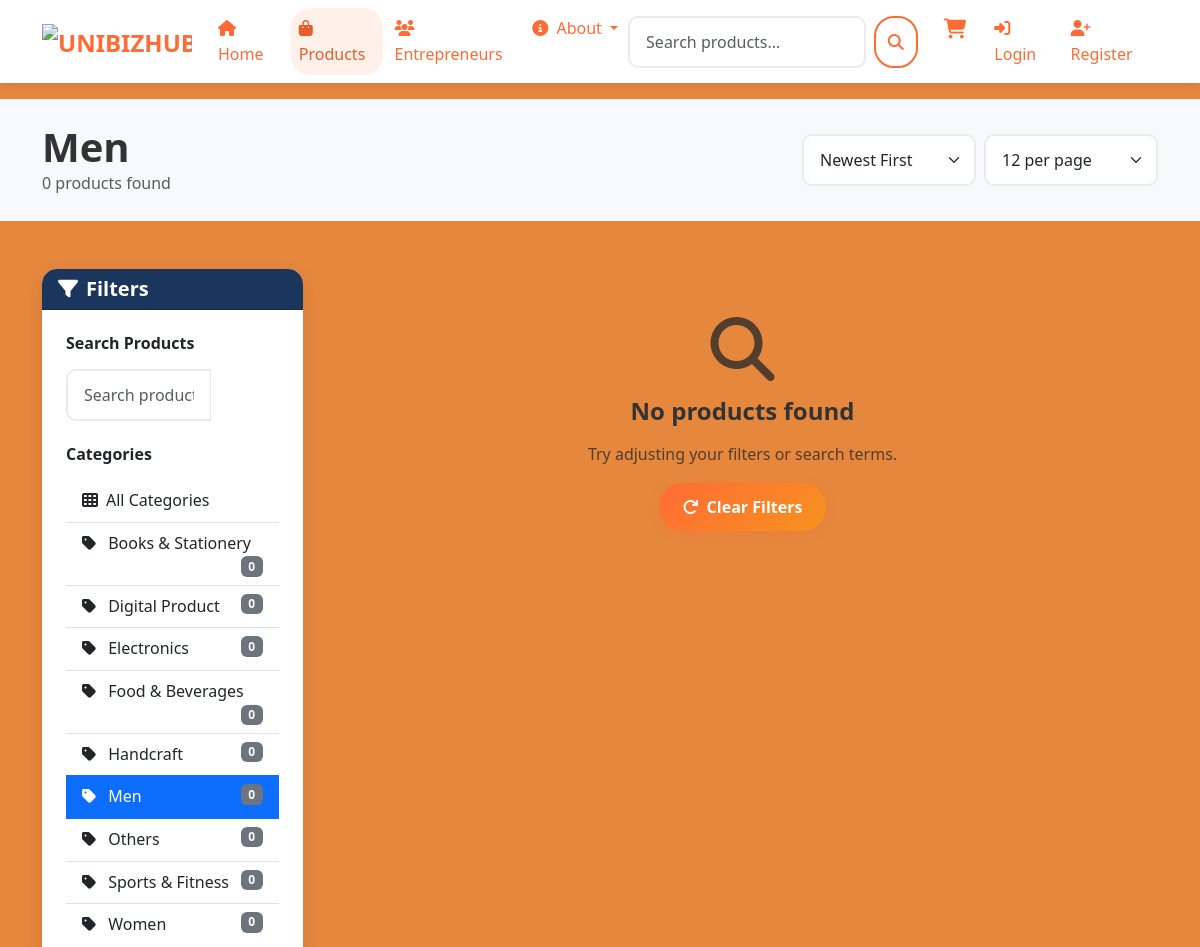
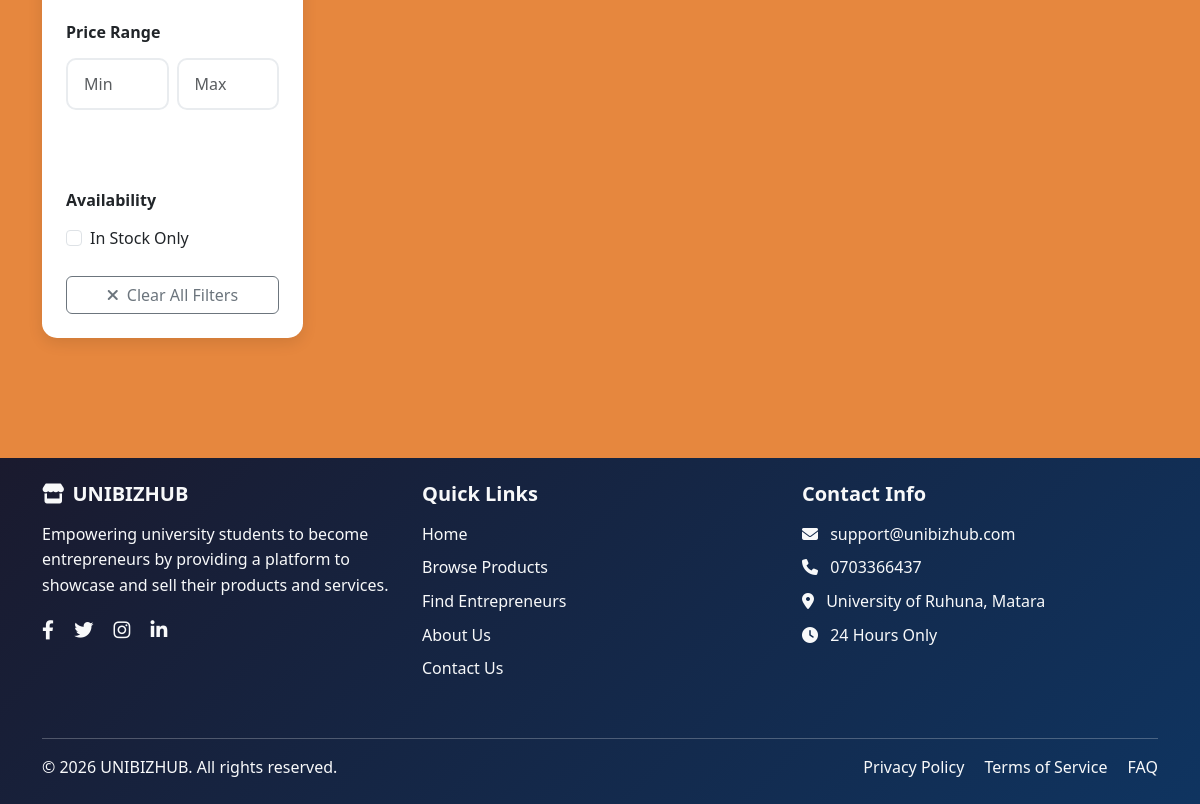
Screenshot of /products.php?category=1 with the database file from the repository (2 pictures, top to bottom).
### tables this page shows
CREATE TABLE categories (
    category_id INT AUTO_INCREMENT PRIMARY KEY,
    category_name VARCHAR(100) NOT NULL UNIQUE,
    description TEXT,
    created_at TIMESTAMP DEFAULT CURRENT_TIMESTAMP
);

### db_connect.php (called while the page is built, shortened)
<?php
$conn = new mysqli(DB_HOST, DB_USER, DB_PASS, DB_NAME);
$conn->set_charset("utf8mb4");
function getAllCategories() {
    global $conn;
    $sql = "SELECT * FROM categories ORDER BY category_name";
    $result = $conn->query($sql);
    $categories = [];
    while ($row = $result->fetch_assoc()) {
        $categories[] = $row;
    }
    return $categories;
}
function countProducts($category_id = null, $search = '') {
    global $conn;
    $sql = "SELECT COUNT(*) as total
            FROM products p
            JOIN shops s ON p.shop_id = s.shop_id
            WHERE p.status = 'Active' AND s.status = 'Active'";
    if ($category_id) {
        $sql .= " AND p.category_id = ?";
    }
    $stmt = $conn->prepare($sql);
    $params = [];
    $types = '';
    if ($category_id) {
        $params[] = $category_id;
        $types .= 'i';
    }
    if (!empty($params)) {
        $stmt->bind_param($types, ...$params);
    }
    $stmt->execute();
    $result = $stmt->get_result();
    $row = $result->fetch_assoc();
    return $row['total'];
}
?>

### products.php (the view, shortened to what this page needs)
<?php
require_once 'db_connect.php';
$page = isset($_GET['page']) ? (int)$_GET['page'] : 1;
$limit = 12;
$offset = ($page - 1) * $limit;
$category_id = isset($_GET['category']) ? (int)$_GET['category'] : null;
$search = isset($_GET['search']) ? sanitize($_GET['search']) : '';
$categories = getAllCategories();
$products = getProducts($limit, $offset, $category_id, $search);
$total_products = countProducts($category_id, $search);
$current_category = null;
if ($category_id) {
    foreach ($categories as $cat) {
        if ($cat['category_id'] == $category_id) {
            $current_category = $cat['category_name'];
            break;
        }
    }
}
?>
<?php include 'header.php'; ?>
<section class="bg-light py-4">
    <div class="container">
        <div class="row align-items-center">
            <div class="col-md-8">
                <h1 class="fw-bold mb-0">
                    <?php if ($current_category): ?>
                        <?php echo htmlspecialchars($current_category); ?>
                    <?php elseif ($search): ?>
                        Search Results: "<?php echo htmlspecialchars($search); ?>"
                    <?php else: ?>
                        All Products
                    <?php endif; ?>
                </h1>
                <p class="text-muted mb-0">
                    <?php echo number_format($total_products); ?> products found
                </p>
            </div>
            <div class="col-md-4">
                <div class="d-flex gap-2 justify-content-md-end mt-3 mt-md-0">
                    <select class="form-select" id="sortSelect">
                        <option value="newest">Newest First</option>
                    </select>
                    <select class="form-select" id="limitSelect">
                        <option value="12">12 per page</option>
                    </select>
                </div>
            </div>
        </div>
    </div>
</section>
<section class="py-5">
    <div class="container">
        <div class="row">
            <div class="col-lg-3 mb-4">
                <div class="card sticky-top" style="top: 100px;">
                    <div class="card-header bg-primary text-white">
                        <h5 class="mb-0"><i class="fas fa-filter me-2"></i>Filters</h5>
                    </div>
                    <div class="card-body">
                        <div class="mb-4">
                            <h6 class="mb-3">Search Products</h6>
                            <form method="GET" action="products.php">
                                <div class="input-group">
                                    <input type="text" class="form-control" name="search"
                                           value="<?php echo htmlspecialchars($search); ?>"
                                           placeholder="Search products...">
                                    <button class="btn btn-outline-primary" type="submit">
                                        <i class="fas fa-search"></i>
                                    </button>
                                </div>
                            </form>
                        </div>
                        <div class="mb-4">
                            <h6 class="mb-3">Categories</h6>
                            <div class="list-group list-group-flush">
                                <a href="products.php"
                                   class="list-group-item list-group-item-action <?php echo !$category_id ? 'active' : ''; ?>">
                                    <i class="fas fa-th me-2"></i>All Categories
                                </a>
                                <?php foreach ($categories as $category): ?>
                                    <a href="products.php?category=<?php echo $category['category_id']; ?>"
                                       class="list-group-item list-group-item-action <?php echo $category_id == $category['category_id'] ? 'active' : ''; ?>">
                                        <i class="fas fa-tag me-2"></i>
                                        <?php echo htmlspecialchars($category['category_name']); ?>
                                        <span class="badge bg-secondary float-end">
                                            <?php
                                            $cat_count = countProducts($category['category_id']);
                                            echo $cat_count;
                                            ?>
                                        </span>
                                    </a>
                                <?php endforeach; ?>
                            </div>
                        </div>
                        <div class="mb-4">
                            <h6 class="mb-3">Price Range</h6>
                            <form method="GET" action="products.php">
                                <div class="row g-2">
                                    <div class="col-6">
                                        <input type="number" class="form-control" name="min_price"
                                               placeholder="Min" min="0" step="0.01">
                                    </div>
                                    <div class="col-6">
                                        <input type="number" class="form-control" name="max_price"
                                               placeholder="Max" min="0" step="0.01">
                                    </div>
                                </div>
                                <button type="submit" class="btn btn-sm btn-outline-primary mt-2 w-100">
                                </button>
                            </form>
                        </div>
                        <div class="mb-4">
                            <h6 class="mb-3">Availability</h6>
                            <div class="form-check">
                                <input class="form-check-input" type="checkbox" id="inStockOnly">
                                <label class="form-check-label" for="inStockOnly">
                                    In Stock Only
                                </label>
                            </div>
                        </div>
                        <div class="d-grid">
                            <a href="products.php" class="btn btn-outline-secondary">
                                <i class="fas fa-times me-2"></i>Clear All Filters
                            </a>
                        </div>
                    </div>
                </div>
            </div>
            <div class="col-lg-9">
                <?php if (empty($products)): ?>
                    <div class="text-center py-5">
                        <i class="fas fa-search fa-4x text-muted mb-3"></i>
                        <h4>No products found</h4>
                        <p class="text-muted">
                            <?php if ($search || $category_id): ?>
                                Try adjusting your filters or search terms.
                            <?php else: ?>
                                No products are available at the moment. Check back soon!
                            <?php endif; ?>
                        </p>
                        <a href="products.php" class="btn btn-primary">
                            <i class="fas fa-redo me-2"></i>Clear Filters
                        </a>
                    </div>
                <?php endif; ?>
            </div>
        </div>
    </div>
</section>
<?php include 'footer.php'; ?>

### style.css (style rules this page uses)
.bg-primary { background-color: #1a365d !important; }
:root { --primary-color: #ff6b35; --secondary-color: #f7931e; --accent-color: #e85d2a; --success-color: #28a745; --warning-color: #ffc107; --danger-color: #dc3545; --light-color: #f8f9fa; --dark-color: #343a40; --orange-gradient: linear-gradient(135deg, #ff6b35 0%, #f7931e 100%); --dark-gradient: linear-gradient(135deg, #1a1a2e 0%, #0f3460 100%); }
body { font-family: 'Segoe UI', Tahoma, Geneva, Verdana, sans-serif; line-height: 1.6; color: #333; background-color: #e6873e; }
h1, h2, h3, h4, h5, h6 { font-weight: 600; margin-bottom: 1rem; }
h1 { font-size: 2.5rem; font-weight: 700; }
.btn-primary { background: var(--orange-gradient); border: none; color: white; font-weight: 600; padding: 0.75rem 1.5rem; border-radius: 50px; transition: all 0.3s ease; box-shadow: 0 2px 10px rgba(255, 107, 53, 0.3); }
.btn-outline-primary { border: 2px solid white; color: white; font-weight: 600; padding: 0.75rem 1.5rem; border-radius: 50px; transition: all 0.3s ease; }
.card { border: none; border-radius: 15px; box-shadow: 0 5px 15px rgba(0,0,0,0.1); transition: all 0.3s ease; overflow: hidden; }
.card-body { padding: 1.5rem; }
.form-control { border: 2px solid #e9ecef; border-radius: 10px; padding: 0.75rem 1rem; font-size: 1rem; transition: all 0.3s ease; }
.form-select { border: 2px solid #e9ecef; border-radius: 10px; padding: 0.75rem 1rem; font-size: 1rem; }

### rows the page displays
categories: category_name "Men", cat_count "0"
categories: category_name "Books & Stationery", cat_count "0"
categories: category_name "Digital Product", cat_count "0"
categories: category_name "Electronics", cat_count "0"
categories: category_name "Food & Beverages", cat_count "0"
categories: category_name "Handcraft", cat_count "0"
categories: category_name "Others", cat_count "0"
categories: category_name "Sports & Fitness", cat_count "0"
categories: category_name "Women", cat_count "0"

### other values shown
$total_products "0"
